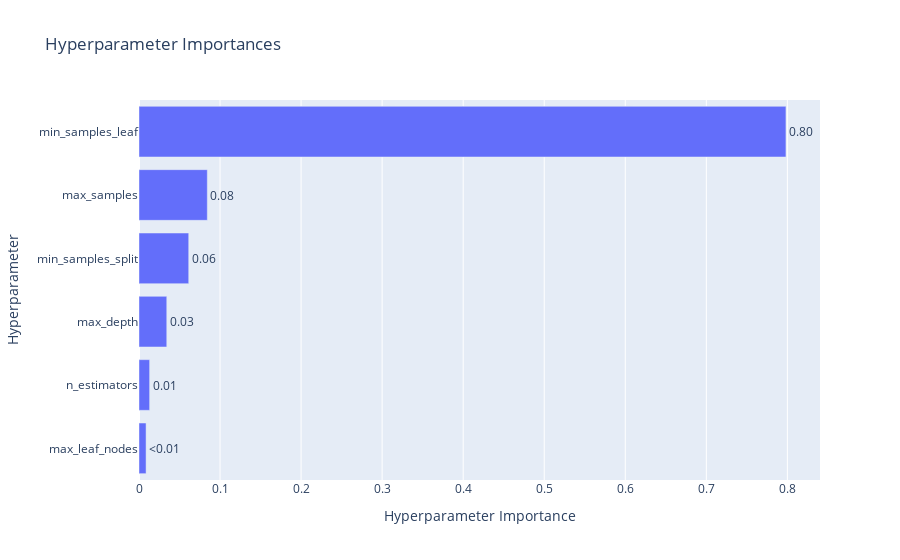

The notebook cell saved with this chart:
### Code cell
# Plot parameter importances
plot_param_importances(study)

### Figure 1 — Plotly figure (JSON) as saved in the notebook; plotly's stock layout.template omitted (floating-point values rounded to 4 significant figures)
{"data": [{"cliponaxis": false, "hovertemplate": ["max_leaf_nodes (IntDistribution): 0.008724746761946199<extra></extra>", "n_estimators (IntDistribution): 0.013115632733668245<extra></extra>", "max_depth (IntDistribution): 0.03426674632724754<extra></extra>", "min_samples_split (IntDistribution): 0.06135445061706631<extra></extra>", "max_samples (IntDistribution): 0.08430129846881097<extra></extra>", "min_samples_leaf (IntDistribution): 0.7982371250912608<extra></extra>"], "name": "Objective Value", "orientation": "h", "text": ["<0.01", "0.01", "0.03", "0.06", "0.08", "0.80"], "textposition": "outside", "type": "bar", "x": [0.008725, 0.01312, 0.03427, 0.06135, 0.0843, 0.7982], "y": ["max_leaf_nodes", "n_estimators", "max_depth", "min_samples_split", "max_samples", "min_samples_leaf"]}], "layout": {"title": {"text": "Hyperparameter Importances"}, "xaxis": {"title": {"text": "Hyperparameter Importance"}}, "yaxis": {"title": {"text": "Hyperparameter"}}}}
